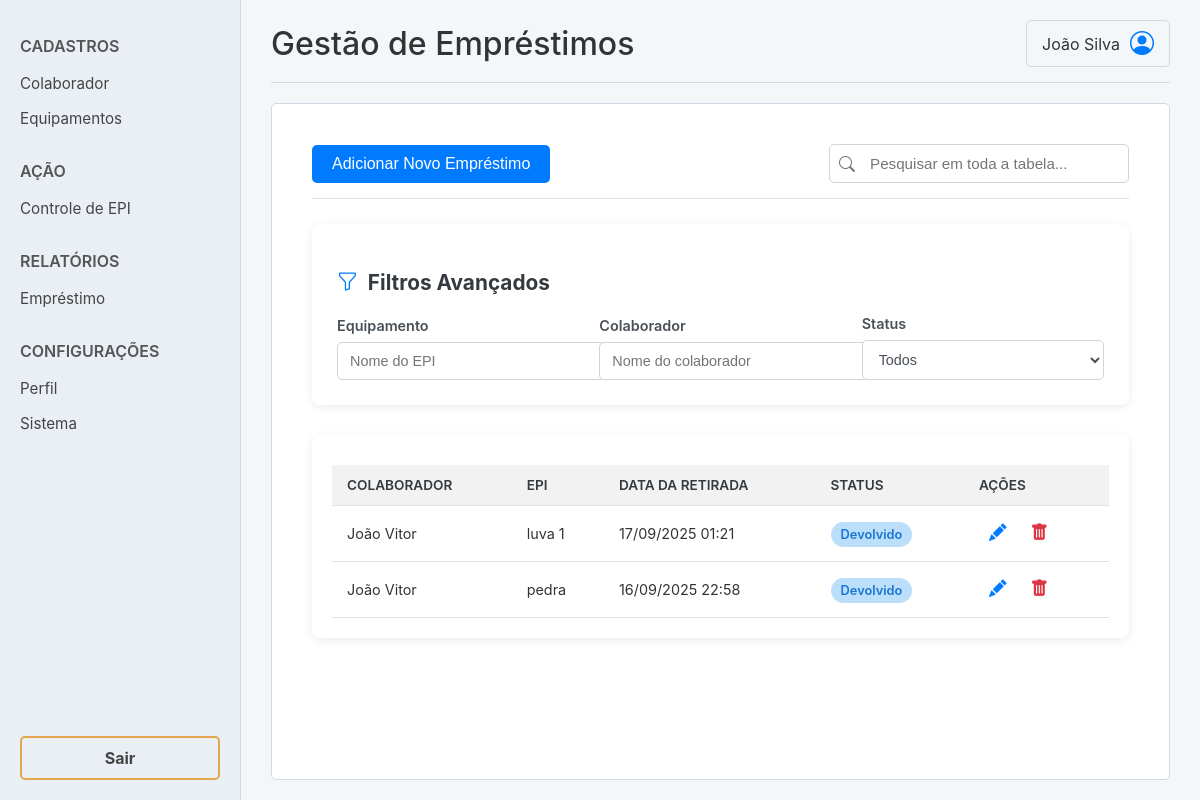
The page /menu/emprestimos/ on the database its author committed.
### aluguel/models.py (models this page shows, shortened)
class Emprestimos(models.Model):
    STATUS_CHOICES = [
        ('EMPRESTADO', 'Emprestado'),
        ('FORNECIDO', 'Fornecido'),
        ('DEVOLVIDO', 'Devolvido'),
        ('DANIFICADO', 'Danificado'),
        ('PERDIDO', 'Perdido'),
    ]
    epi = models.ForeignKey('aluguel.EPI', on_delete=models.PROTECT, verbose_name='EPI')
    colaborador = models.ForeignKey('aluguel.Usuarios', on_delete=models.PROTECT, related_name='emprestimos_recebidos', verbose_name='Colaborador')
    data_retirada = models.DateTimeField(auto_now_add=True, verbose_name='Data do Empréstimo')
    status = models.CharField(max_length=20, choices=STATUS_CHOICES, default='EMPRESTADO')
    data_devolucao = models.DateTimeField(null=True, blank=True, verbose_name='Data da Devolução')
    tecnico = models.ForeignKey('aluguel.Usuarios', on_delete=models.PROTECT, related_name='emprestimos_realizados', verbose_name='Técnico')
    data_prevista_devolucao = models.DateField(null=True, blank=True, verbose_name='Data Prevista da Devolução')
    condicoes_emprestimo = models.TextField(null=True, blank=True, verbose_name='Condições no Empréstimo')
    observacao_devolucao = models.TextField(null=True, blank=True, verbose_name='Observação na Devolução/Perda')
    class Meta:
        verbose_name = 'Empréstimo'
        verbose_name_plural = 'Empréstimos'

class Usuarios(models.Model):
    USER_TYPE_CHOICES = [
        ('COLABORADOR', 'Colaborador'),
        ('TECNICO', 'Tecnico de segurança'),
        ('ADMIN', 'Admin'),
    ]
    nome_completo = models.CharField(max_length=255)
    cpf = models.CharField(max_length=14, unique=True, null=True, blank=True)
    matricula = models.CharField(max_length=50, unique=True)
    cargo = models.CharField(max_length=100, null=True, blank=True)
    tipo_usuario = models.CharField(max_length=20, choices=USER_TYPE_CHOICES)
    login = models.EmailField(unique=True)
    senha_hash = models.CharField(max_length=255)
    ativo = models.BooleanField(default=True)
    def __str__(self):
        return f"{self.nome_completo} ({self.matricula})"
    class Meta:
        verbose_name = "Usuário"
        verbose_name_plural = "Usuários"

class EPI(models.Model):
    nome_equipamento = models.CharField(max_length=255)
    ca_numero = models.CharField(max_length=50, verbose_name="Número do CA")
    data_validade_ca = models.DateField(verbose_name="Data de Validade do CA")
    quantidade_total = models.IntegerField()
    quantidade_disponivel = models.IntegerField()
    def __str__(self):
        return f"{self.nome_equipamento} (CA: {self.ca_numero})"
    class Meta:
        verbose_name = "EPI"
        verbose_name_plural = "EPIs"

### aluguel/views.py (the view, shortened to what this page needs)
# urls.py: path('emprestimos/', EmprestimoCRUDView.as_view(), name='emprestimo_crud'),
class EmprestimoCRUDView(View):
    def get(self, request):
        emprestimos = Emprestimos.objects.select_related('epi', 'colaborador', 'tecnico').all().order_by('-data_retirada')
        form = EmprestimoForm()
        return render(request, 'aluguel/emprestimo_crud.html', {'emprestimos': emprestimos, 'form': form})

### aluguel/templates/aluguel/emprestimo_crud.html (shortened to what this page needs)
{% extends 'aluguel/base.html' %}
{% load static %}
{% block head_extra %}
    <link rel="stylesheet" href="{% static 'css/emprestimo_crud.css' %}">
{% endblock %}
{% block page_title %}Gestão de Empréstimos{% endblock %}
{% block content %}
<div class="content-area">
    <div class="toolbar">
        <button id="add-emprestimo-btn" class="btn btn-primary">Adicionar Novo Empréstimo</button>
        <div class="search-container">
            <i class="bi bi-search"></i>
            <input type="text" id="search-input" placeholder="Pesquisar em toda a tabela...">
        </div>
    </div>
    <div class="filter-area card">
        <h3><i class="bi bi-funnel"></i> Filtros Avançados</h3>
        <form id="filtro-form" class="filter-grid">
            <div class="form-group">
                <label for="id_filtro_equipamento">Equipamento</label>
                <input type="text" class="form-control" id="id_filtro_equipamento" name="equipamento" placeholder="Nome do EPI">
            </div>
            <div class="form-group">
                <label for="id_filtro_colaborador">Colaborador</label>
                <input type="text" class="form-control" id="id_filtro_colaborador" name="colaborador" placeholder="Nome do colaborador">
            </div>
            <div class="form-group">
                <label for="id_filtro_status">Status</label>
                <select class="form-select" id="id_filtro_status" name="status">
                    <option value="">Todos</option>
                </select>
            </div>
        </form>
    </div>
    <div class="table-container card">
        <table class="data-table">
            <thead>
                <tr>
                    <th>Colaborador</th>
                    <th>EPI</th>
                    <th>Data da Retirada</th>
                    <th>Status</th>
                    <th>Ações</th>
                </tr>
            </thead>
            <tbody id="emprestimo-table-body">
                {% for emprestimo in emprestimos %}
                <tr data-id="{{ emprestimo.id }}">
                    <td class="col-colaborador">{{ emprestimo.colaborador.nome_completo }}</td>
                    <td class="col-epi">{{ emprestimo.epi.nome_equipamento }}</td>
                    <td class="col-data">{{ emprestimo.data_retirada|date:"d/m/Y H:i" }}</td>
                    <td class="col-status">
                        <span class="status status-{{ emprestimo.status|lower }}">{{ emprestimo.get_status_display }}</span>
                    </td>
                    <td class="action-buttons">
                        <button class="btn-icon btn-edit" title="Editar">
                            <i class="bi bi-pencil-fill"></i>
                        </button>
                        <button class="btn-icon btn-delete" title="Excluir Empréstimo">
                            <i class="bi bi-trash-fill"></i>
                        </button>
                    </td>
                </tr>
                {% empty %}
                <tr id="no-initial-data-row">
                    <td colspan="5">Nenhum empréstimo registrado ainda.</td>
                </tr>
                {% endfor %}
            </tbody>
        </table>
    </div>
</div>
{% endblock %}

### aluguel/static/css/base.css (style rules this page uses)
body, html { margin: 0; padding: 0; font-family: -apple-system, BlinkMacSystemFont, "Segoe UI", Roboto, Helvetica, Arial, sans-serif; background-color: #f4f7fa; height: 100%; color: #333; }

### aluguel/static/css/emprestimo_crud.css (style rules this page uses)
.content-area { padding: 20px; }
.toolbar { display: flex; justify-content: space-between; align-items: center; margin-bottom: 25px; padding-bottom: 15px; border-bottom: 1px solid #e0e0e0; }
.toolbar .btn-primary { background-color: #007bff; color: white; border: none; padding: 10px 20px; border-radius: 5px; cursor: pointer; font-size: 1rem; transition: background-color 0.3s ease; }
.search-container { position: relative; display: flex; align-items: center; width: 300px; }
.search-container .bi-search { position: absolute; left: 10px; color: #6c757d; }
.search-container input { width: 100%; padding: 10px 10px 10px 40px; border: 1px solid #ced4da; border-radius: 5px; font-size: 0.95rem; transition: border-color 0.3s ease; }
.filter-area { margin-bottom: 30px; background-color: #ffffff; border-radius: 8px; box-shadow: 0 2px 10px rgba(0, 0, 0, 0.08); padding: 25px; }
.filter-area h3 { font-size: 1.3rem; color: #343a40; margin-bottom: 20px; display: flex; align-items: center; }
.filter-area h3 .bi-funnel { margin-right: 10px; color: #007bff; }
.filter-grid { display: grid; grid-template-columns: repeat(auto-fit, minmax(220px, 1fr)); gap: 20px; align-items: flex-end; }
.filter-area .form-group { margin-bottom: 0; }
.filter-area .form-group label { display: block; margin-bottom: 8px; font-weight: 600; color: #495057; font-size: 0.9rem; }
.filter-area .form-control, .filter-area .form-select { width: 100%; padding: 10px 12px; border: 1px solid #ced4da; border-radius: 5px; font-size: 0.9rem; color: #495057; background-color: #fff; transition: border-color 0.3s ease, box-shadow 0.3s ease; }
.table-container { overflow-x: auto; background-color: #ffffff; border-radius: 8px; box-shadow: 0 2px 10px rgba(0, 0, 0, 0.08); padding: 20px; }
.data-table { width: 100%; border-collapse: collapse; margin-top: 10px; }
.data-table th, .data-table td { padding: 12px 15px; text-align: left; border-bottom: 1px solid #dee2e6; font-size: 0.9rem; }
.data-table th { background-color: #f2f2f2; font-weight: 600; color: #343a40; text-transform: uppercase; font-size: 0.85rem; }
.data-table .col-status .status { padding: 5px 10px; border-radius: 15px; font-weight: 600; font-size: 0.8rem; white-space: nowrap; }
.status-devolvido { background-color: #bbdefb; color: #1976d2; }
.action-buttons { white-space: nowrap; }
.btn-icon { background: none; border: none; cursor: pointer; font-size: 1.1rem; margin: 0 5px; padding: 5px; border-radius: 4px; transition: background-color 0.2s ease; }
.btn-edit { color: #007bff; }
.btn-delete { color: #dc3545; }

### rows shown on the page
Emprestimos: colaborador.nome_completo "João Vitor", epi.nome_equipamento "luva 1", data_retirada "17/09/2025 01:21", status "Devolvido"
Emprestimos: colaborador.nome_completo "João Vitor", epi.nome_equipamento "pedra", data_retirada "16/09/2025 22:58", status "Devolvido"
